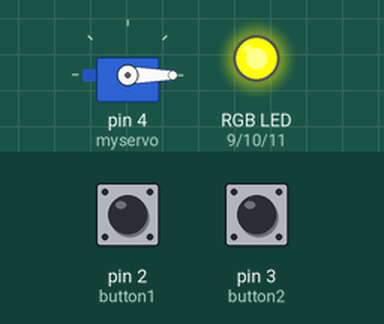
Recording of a sketch running on a simulated Arduino Uno, built with avr-gcc and run on an emulated ATmega328P. Parts: servo, an RGB LED mixed from three pins (HIGH = lit). The test bench sets the inputs (shaded band); at power-on: pin 3 (button2) LOW, pin 2 (button1) LOW.

Above: at 1.2 s.
1.3 s: pin 3 (button2) pulled HIGH for 0.15 s
At 1.6 s:
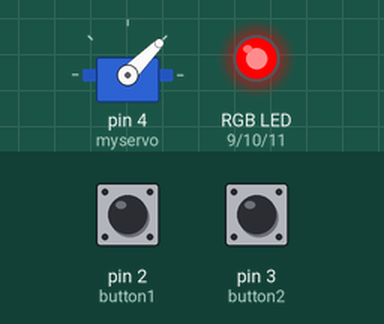
7.3 s: pin 2 (button1) pulled HIGH for 1 s
At 8.2 s:
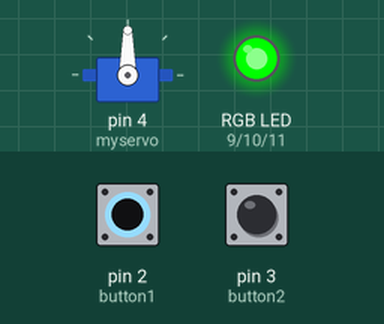
9.8 s: pin 2 (button1) pulled HIGH for 0.15 s
At 10.4 s:
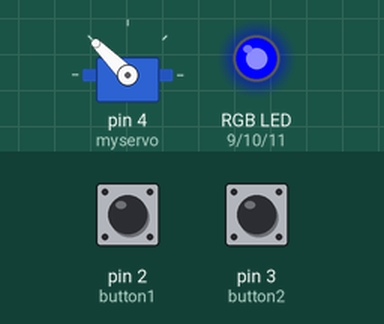
Timing chart, 0 to 12.8 s (numbered marks = the images above; inputs shaded):
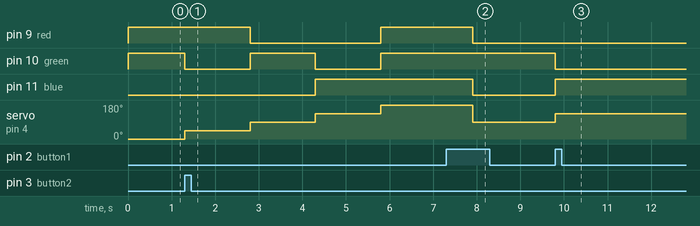

The sketch:

Code.ino
```cpp
// NAME: AARSH PARIMAL PATEL
// STUDENT ID:200520260
// DATE:27/07/2022
// LAB-10

// setting up our micro-servo
#include <Servo.h>
Servo myservo;

// adding the variables
int red = 9;    // The red RGB is connected to pin 9 of the Arduino.
int green = 10; // The green RGB is connected to pin 10 of the Arduino.
int blue = 11;  // The blue RGB is connected to pin 11 of the Arduino.
int value = 0;
int button1 = 2; // The button 1 is connected to pin 2 of the Arduino.
int button2 = 3; // The button 2 is connected to pin 3 of the Arduino.

// setting up the components
void setup()
{
    pinMode(button1, INPUT);
    pinMode(button2, INPUT);
    pinMode(red, OUTPUT);
    pinMode(green, OUTPUT);
    pinMode(blue, OUTPUT);
    myservo.attach(4);
    Serial.begin(9600); // This will allow us to print data in the serial monitor
    myservo.write(0);
}

void loop() // The loop will run forever
// It also acts as a container for our levels.

{
    // level1();
    // level2();
    level3();
}

// level 1: Testing the circuit.

void level1()
{
    myservo.write(180); // 100%
    delay(1500);
    myservo.write(0); // 0%
    delay(1500);
}

// level 2: Including two buttons where button 1(d2) will move the motor forward by 25% and
// button 2(d3) will move the motor backwards 25%.

void level2()
{
    // adding conditions for button 1.
    // adding if statements
    if (digitalRead(button1) == HIGH)
    {
        value++;
        if (value == 0)
        {
            value = 1;
        }
        else if (value == 1)
        {
            myservo.write(45); // 25%
            delay(1500);
        }
        else if (value == 2)
        {
            myservo.write(90); // 50%
            delay(1500);
        }
        else if (value == 3)
        {
            myservo.write(135); // 75%
            delay(1500);
        }
        else if (value == 4)
        {
            myservo.write(180); // 100%
            delay(1500);

        } // end of if statements.

    } // end of conditions for button 1.

    // adding conditions for button 2.
    else if (digitalRead(button2) == HIGH)
    {
        value--;
        if (value == 4)
        {
            myservo.write(180); // 100%
            delay(1500);
        }
        else if (value == 3)
        {
            myservo.write(135); // 75%
            delay(1500);
        }
        else if (value == 2)
        {
            myservo.write(90); // 50%
            delay(1500);
        }
        else if (value == 1)
        {
            myservo.write(45); // 25%
            delay(1500);
        }
        else if (value == 0)
        {
            myservo.write(0); // 0%
            delay(1500);

        } // end of if statements

    } // end of conditions for button 2.

} // end of level 2

// level 3: Adding an RGB led to the circuit. Now having a different light colour appear at each of the
// motor positions(0,25,50,75,100). If the motor is at 100% and the user hits button 1(move
// forward) have the motor transition through all colours and position as it returns to 0%. Likewise
// if the motor is at 0% and the user hits button 2(move backwards) then the motor will hit all the
// colours and positions automatically as it moves to 100%.

void level3()
{

    // adding conditions for first button.
    // adding if statements
    if (value == 0)
    {
        myservo.write(0);      // 0%
        analogWrite(red, 255); // show yellow
        analogWrite(green, 255);
        analogWrite(blue, 0);
    }

    if (digitalRead(button1) == HIGH)
    {
        value++;
        if (value == 0)
        {
            value = 1;
        }

        else if (value == 1)
        {
            myservo.write(45);     // 25%
            analogWrite(red, 255); // show red
            analogWrite(green, 0);
            analogWrite(blue, 0);
            delay(1500);
        }
        else if (value == 2)
        {
            myservo.write(90);       // 50%
            analogWrite(green, 255); // show green
            analogWrite(red, 0);
            analogWrite(blue, 0);
            delay(1500);
        }
        else if (value == 3)
        {
            myservo.write(135);     // 75%
            analogWrite(blue, 255); // show blue
            analogWrite(red, 0);
            analogWrite(green, 0);
            delay(1500);
        }
        else if (value == 4)
        {
            myservo.write(180); // 100%
            analogWrite(red, 255);
            analogWrite(green, 255);
            analogWrite(blue, 255); // show white
            delay(1500);
        }
        else if (value == 5)
        {
            myservo.write(135); // 75%
            analogWrite(red, 0);
            analogWrite(green, 0);
            analogWrite(blue, 255); // show blue
            delay(1500);
            myservo.write(90); // 50%
            analogWrite(red, 0);
            analogWrite(green, 255); // show green
            analogWrite(blue, 0);
            delay(1500);
            myservo.write(45);     // 25%
            analogWrite(red, 255); // show red
            analogWrite(green, 0);
            analogWrite(blue, 0);
            delay(1500);
            myservo.write(0); // 0%
            analogWrite(red, 255);
            analogWrite(green, 255);
            analogWrite(blue, 0); // show yellow
            delay(1500);

        } // end of if statements.

    } // end of conditions for button 1.

    // adding conditions for second button
    else if (digitalRead(button2) == HIGH)
    {
        value++;
        if (value == 6)
        {
            myservo.write(45);     // 25%
            analogWrite(red, 255); // show red
            analogWrite(green, 0);
            analogWrite(blue, 0);
            delay(1500);
            myservo.write(90); // 50%
            analogWrite(red, 0);
            analogWrite(green, 255); // show green
            analogWrite(blue, 0);
            delay(1500);
            myservo.write(135); // 75%
            analogWrite(red, 0);
            analogWrite(green, 0);
            analogWrite(blue, 255); // show blue
            delay(1500);
            myservo.write(180); // 100%
            analogWrite(red, 255);
            analogWrite(green, 255);
            analogWrite(blue, 255); // show white
            delay(1500);

        } // end of if statements

    } // end of conditions for button 2.

} // end of level 3.
```

Measured:
- after the input at 1.3 s, pin 9 (red): HIGH → LOW after 1.5 s, → HIGH 3.0 s later; pin 10 (green): alternates HIGH for 1.5 s and LOW for 1.5 s, starting at once; pin 11 (blue): LOW → HIGH after 3.0 s; servo on pin 4 (myservo): 0° → 45° at once, → 90° 1.5 s later, → 135° 1.5 s later, → 180° 1.5 s later
- after the input at 7.3 s, pin 9 (red), pin 11 (blue): HIGH → LOW after 0.61 s; servo on pin 4 (myservo): 180° → 90° after 0.61 s
- after the input at 9.8 s, pin 10 (green): HIGH → LOW at once; pin 11 (blue): LOW → HIGH at once; servo on pin 4 (myservo): 90° → 135° at once
